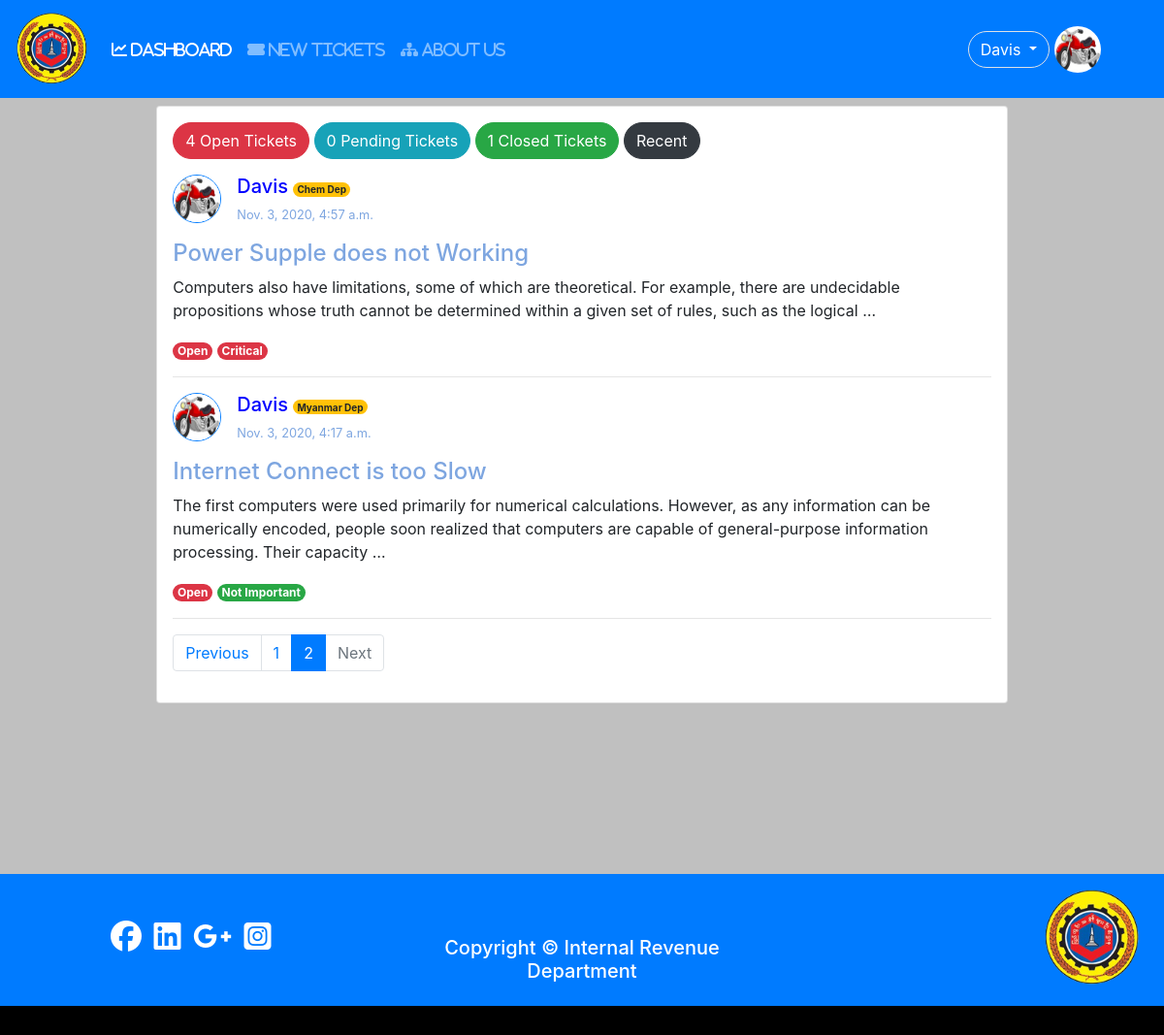
The page /?page=2 (signed in) on the database as committed earlier.
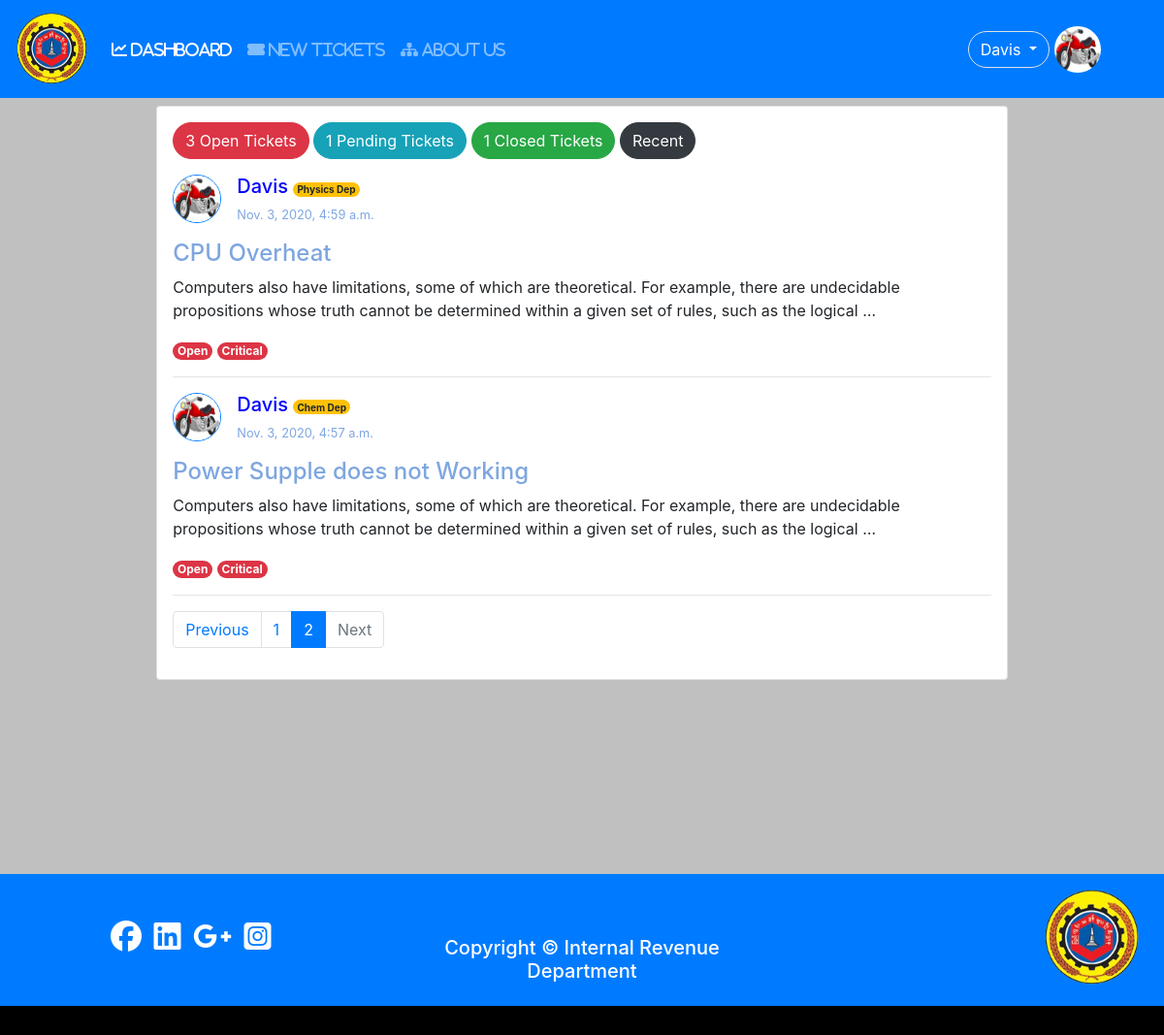
The same page on the database as committed later.
### tickets/models.py (models this page shows, shortened)
class Tickets(models.Model):
	user = models.ForeignKey(User,on_delete=models.CASCADE);
	category = models.ForeignKey(Category,on_delete=models.CASCADE,blank=True,null=True);
	name = models.CharField(max_length = 200);
	subject = models.CharField(max_length = 300);
	description = models.TextField();
	attachment = models.FileField(upload_to = "tickets/files/",null=True,blank=True);
	STATUS_CHOICES = (
						('Open','open'), # (Key,value)
						('Pending','pending'),
						('Closed','closed')
					 );
	SET_PRIORITY = (
					('critical','Critical'),
					('urgent','Urgent'),
					('normal','Normal'),
					('not_important','Not Important'),
				   );
	status = models.CharField(max_length=100,choices=STATUS_CHOICES,default='Open');
	priority = models.CharField(max_length=100,choices= SET_PRIORITY,default = 'not_important');
	created = models.DateTimeField(auto_now =True);
	updated = models.DateTimeField(auto_now_add = True);

### user/models.py (models this page shows, shortened)
class Profile(models.Model):#User
	user = models.OneToOneField(settings.AUTH_USER_MODEL,on_delete=models.CASCADE);
	photo = models.ImageField(null=True,blank=True,default='default.jpg');
	birthday = models.DateField(null=True,blank=True);
	phone = models.CharField(max_length=20,null=True,blank=True);
	address = models.TextField(null=True,blank=True);
	category = models.ForeignKey(Category,on_delete=models.CASCADE,blank=True,null=True);
	GENDER = (
				('other','Other'), # (Key,value)
				('male','Male'),
				('female','Female')
			);
	gender = models.CharField(max_length=100,choices = GENDER,default='other');

### tickets/views.py (the view)
# urls.py: path('',views.dashboard,name='dashboard'),
@login_required
def dashboard(request):
	open=0;closed =0;pending = 0;
	categories = Category.objects.all();
	if request.user.is_superuser or request.user.is_staff:
		if request.user.is_staff and not request.user.is_superuser:
			if request.user.profile.category:
				tickets = Tickets.objects.filter(category = request.user.profile.category).order_by('-created');
			else:
				tickets =  Tickets.objects.all().order_by('-created');
		else:
			tickets = Tickets.objects.all()
	else:
		tickets = Tickets.objects.filter(user=request.user).order_by('-created');
	for ticket in tickets:
		if ticket.status == 'Open':
			open = open + 1;
		elif ticket.status == 'Closed':
			closed = closed + 1;
		elif ticket.status == 'Pending':
			pending = pending +1;
	critical,urgent,normal,not_important = num_of_priority();
	cat_number = num_of_category();
	paginator,page_obj,tickets,page = paginated(request,tickets,3);
	total_tickets,admin,technician,customer  = num_of_general();
	return render(request,'user/dashboard.html',{'tickets':tickets,
												 'open':open,
												 'closed':closed,
												 'pending':pending,
												 'page_obj':page_obj,
												 'dashboard':'active',
												 'critical':critical,
												 'urgent':urgent,
												 'normal':normal,
												 'not_important':not_important,
												 'categories':categories,
												 'cat_number':cat_number,
												 'total_tickets':total_tickets,
												 'admin':admin,
												 'technician':technician,
												 'customer':customer,
												 'tot_tech':admin+technician,
												 'paginator':paginator,
												 'page':int(page),
												});

### tickets/Calculation.py (called while the page is built)
def num_of_priority():
	tickets = Tickets.objects.all();
	critical = 0;
	urgent = 0;
	normal = 0;
	not_important = 0;
	for ticket in tickets:
		if ticket.priority == 'critical':
			critical = critical + 1;
		elif ticket.priority == 'urgent':
			urgent = urgent + 1;
		elif ticket.priority == 'normal':
			normal = normal + 1;
		elif ticket.priority == 'not_important':
			not_important = not_important + 1;
	return critical,urgent,normal,not_important;

def num_of_general():
	tickets = Tickets.objects.all();
	users = User.objects.all();
	total_tickets = tickets.count();
	if total_tickets == 0:
		total_tickets = 1;
	admin = 0; customer = 0;technician = 0;
	for user in users:
		if user.is_superuser:
			admin  = admin +1;
		elif user.is_staff and not user.is_superuser:
			technician = technician + 1;
		elif not user.is_superuser and not user.is_staff:
			customer = customer + 1;
	return total_tickets,admin,technician,customer;

### user/templates/user/dashboard.html (shortened to what this page needs)
{% extends 'user/base.html' %}
{% block content %}
{% if user.is_superuser %}
{% include 'tickets/admin_dashboard.html' %}
{% elif user.is_staff %}
{% include 'tickets/technician_dashboard.html' %}
{% else %}
{% include 'tickets/customer_dashboard.html' %}
{% endif %}
{% endblock %}

### tickets/templates/tickets/tickets_list.html (shortened to what this page needs)
<div class="mt-3">
{% for ticket in tickets %}
	<div style="
		display: inline-flex;
	"
	>
		<div>
			<img src="{{ticket.user.profile.photo.url}}" alt="profile"
			width="50" height="50"
			class="border border-primary rounded-circle mr-3"
			>
		</div>
		<div>
			<h5 style="color: blue;">{{ticket.user.username}}
				<span class="badge badge-warning rounded-pill"
					style="font-size: 0.5em;"
				>{{ticket.name}}</span>
			</h5>
			<p style="font-size: 0.8em;color: #7EA6E0;">{{ticket.updated}}</p>
		</div>
	</div>
	<a href="{% url 'ticket-detail' id=ticket.id %}"><h4 style="color: #7EA6E0">{{ticket.subject}}
	</h4>
	</a>
	<p>{{ticket.description|truncatewords:30 }}</p>
	{% if ticket.status == 'Open' %}
		<div class="badge badge-danger rounded-pill">Open</div>
		{% include 'tickets/priority.html' %}
	{% elif ticket.status == 'Pending' %}
		<div  class="badge badge-info rounded-pill">Pending</div>
		{% include 'tickets/priority.html' %}
	{% else %}
		<div  class="badge badge-success rounded-pill">Closed</div>
		{% include 'tickets/priority.html' %}
	{% endif %}
	<hr>
{% endfor %}
</div>

### tickets/templates/tickets/priority.html
	{% if ticket.priority == 'critical' %}
		<div class="badge badge-danger rounded-pill">Critical</div>
	{% elif ticket.priority == 'urgent' %}
		<div class="badge badge-warning rounded-pill">Urgent</div>
	{% elif ticket.priority == 'normal'  %}
		<div class="badge badge-info rounded-pill"> Normal</div>
	{% else %}
		<div class="badge badge-success rounded-pill">Not Important</div>
	{% endif %}

Rows that differ between the two databases and show on the page:
no longer on this page (row edited): Tickets: user.profile.photo (picture), user.username "Davis", name "Myanmar Dep", updated "Nov. 3, 2020, 4:17 a.m.", subject "Internet Connect is too Slow", description "The first computers were used primarily for numerical calculations. However, as any information can be numerically encoded, people soon realized that computers are capable of general-purpose information processing. Their capacity …", status "Open"
now on this page (row unchanged): Tickets: user.profile.photo (picture), user.username "Davis", name "Physics Dep", updated "Nov. 3, 2020, 4:59 a.m.", subject "CPU Overheat", description "Computers also have limitations, some of which are theoretical. For example, there are undecidable propositions whose truth cannot be determined within a given set of rules, such as the logical …", status "Open"
Other text that changed with them:
{{ open }}: "4" → "3"
{{ pending }}: "0" → "1"
